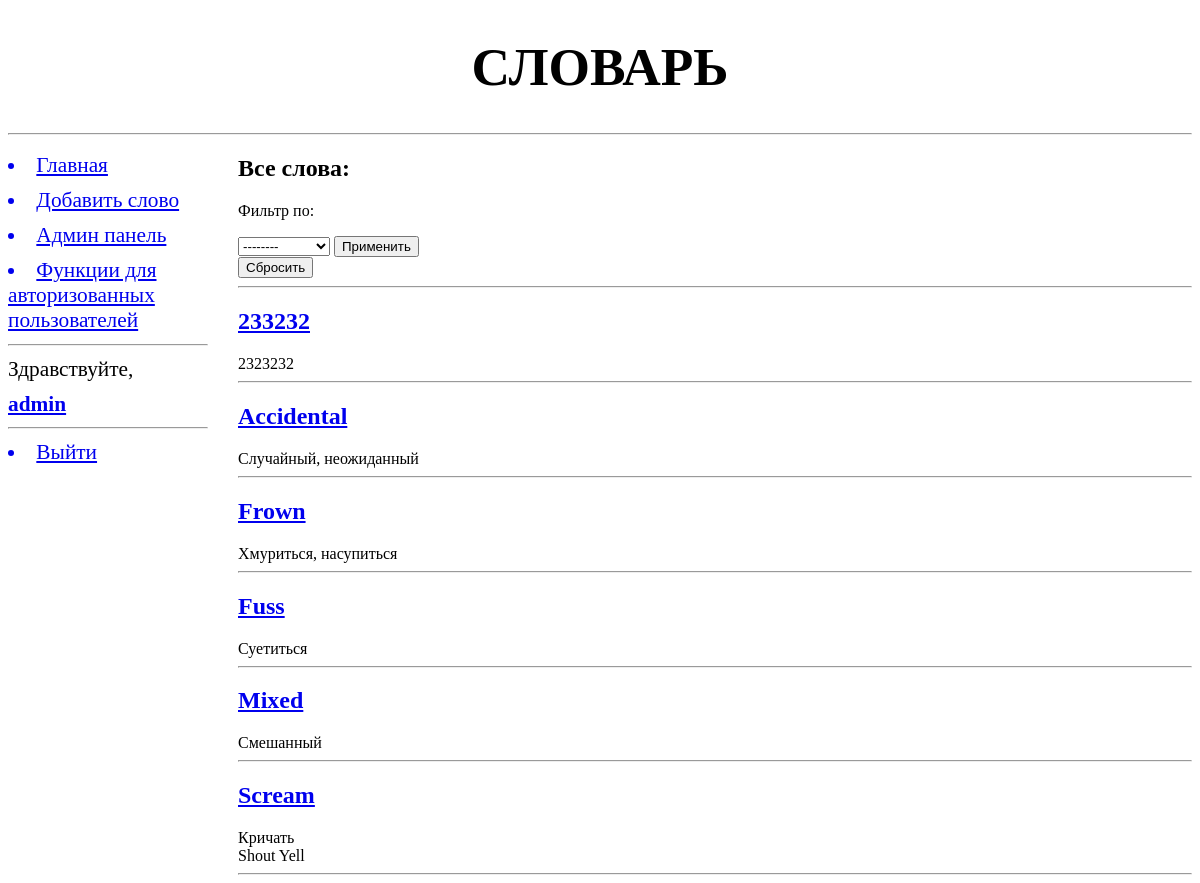
The app's page / (signed in) with its own data.
### addwords/models.py (models this page shows)
class Word(models.Model):
    class Meta:
        verbose_name = "Слово"
        verbose_name_plural = "Слова"
        unique_together = (('word', 'language'), # уникальные сочетания полей в модели
                           (('word', 'type', 'translation')))
        ordering = ['word', 'type'] # параметры сортировки записей по умолчанию
    TYPE = (
        (None, "Выберите тип слова"), # или None -  заменяет --------- на Выберите тип слова
        ('Verb', 'Verb (сущ.)' ),
        ('Noun', 'Noun (глаг.)'),
        ('Adjective', 'Adjective (прил.)'),
    )
    word = models.CharField(max_length=20, null=True, blank=False, verbose_name="Слово")
    language = models.ForeignKey("Language", on_delete=models.PROTECT, verbose_name="Язык", related_name='words') #, limit_chices_to={}
    type = models.CharField(max_length=10, choices=TYPE, blank=True)
    translation = models.CharField(max_length=25, verbose_name="Перевод")
    discription = models.TextField(blank=True, verbose_name="Доп. комментарий к переводу")
    synonyms = models.ManyToManyField("Word", verbose_name="Синонимы", related_name='+', blank=True)
    rate = models.IntegerField(verbose_name="Рейтинг", default=5, help_text="Личный рейтинг слова от 1 до 10")
    add_date = models.DateTimeField(verbose_name="Дата создания", auto_now_add=True, blank=True)
    archived = models.BooleanField(verbose_name="Архивировано", help_text="Будет ли слово отображаться в словаре?", default=False)
    author =  models.ForeignKey(User, on_delete=models.PROTECT, verbose_name="Автор", help_text="Кто добавил слово", blank=True, null=True)
    def __str__(self):
        return self.word
    def get_synonyms(self):
        return [s.__str__() for s in self.synonyms.all()]

### addwords/views.py (the view)
# urls.py: path('', main, name='main'),
def main(request):
	AMOUNT_OF_WORDS = 6
	if request.GET.get('selecter', False) not in ("None", False):
		sort_name = str(request.GET.get('selecter', False))
		words = Word.objects.filter(archived=False).order_by(sort_name)[:AMOUNT_OF_WORDS] #
	else:
		words = Word.objects.filter(archived=False)[:AMOUNT_OF_WORDS]
	context = {"words":words}
	return render(request, "addwords/main.html", context)

### addwords/templates/addwords/main.html (shortened to what this page needs)
{% extends "basic.html" %}
{%  block page_title %}
Словарь
{% endblock %}
{% block content %}
    <h1>Все слова:</h1>
    {% if user.is_authenticated %}
        <p>Фильтр по:</p>
        <form action="{% url 'main' %}" method="get">
            <select name="selecter">
                <option value="None">--------</option>
              </select>
              <button type="submit" value="Применить">Применить</button>
        </form>
        <form action="{% url 'main' %}" method="get">
            <button type="submit" value="Сбросить">Сбросить</button>
        </form>
    {% endif %}
    <hr>
    {% for word in words %}
        <h2> <a href="{% url 'ex_word' word.pk %}"> {{ word.word }} </a> </h2>  <p2>{{ word.translation }} <br></2>
        {% for s in word.get_synonyms %}
            {{ s }}
        {% endfor %}
        <hr>
    {% endfor %}
{% endblock %}

### addwords/templates/basic.html (shortened to what this page needs)
{% load static %}
<!DOCTYPE html>
<html>
    <head>
        <link rel="stylesheet" type="text/css" href="{% static 'addwords/style.css' %}">
    </head>
    <body>
        <header>
            <h1>{% block page_title %}{% endblock %}</h1>
            <hr>
        </header>
        <nav>
            <a href="{% url 'main' %}"><li>Главная</li></a>
            <a href="{% url 'new' %}"><li>Добавить слово</li></a>
            <a href="/admin/"><li>Админ панель</li></a>
            <a href="{% url 'info' %}"><li>Функции для авторизованных пользователей</li></a>
            <hr>
            <p1>Здравствуйте, </p1>
            <a href="{% url 'home' %}"><b>{{ user.username|default:'Guest' }}</b></a>
            <hr>
            {% if user.is_authenticated %}
                <a href="{% url 'logout' %}"><li>Выйти</li></a>
            {% else %}
                <a href="{% url 'login' %}"><li>Войти</li></a>
                <a href="{% url 'signup' %}"><li>Регистрация</li></a>
            {% endif %}
        </nav>
        <section>
            {% block content %}
            {% endblock %}
        </section>
    </body>
</html>

### addwords/static/addwords/style.css (style rules this page uses)
header h1 { font-size: 40pt; text-transform: uppercase; text-align: center; }
nav { font-size: 16pt; width: 200px; float: left; }
nav a { display: block; margin: 10px 0px; }
section { margin-left: 230px; }

### records on screen
Word: word "233232", translation "2323232"
Word: word "Accidental", translation "Случайный, неожиданный"
Word: word "Frown", translation "Хмуриться, насупиться"
Word: word "Fuss", translation "Суетиться"
Word: word "Mixed", translation "Смешанный"
Word: word "Scream", translation "Кричать"
Word: get_synonyms "Shout"
Word: get_synonyms "Yell"

### other values on screen
{{ user.username|default:'Guest' }} "admin"
